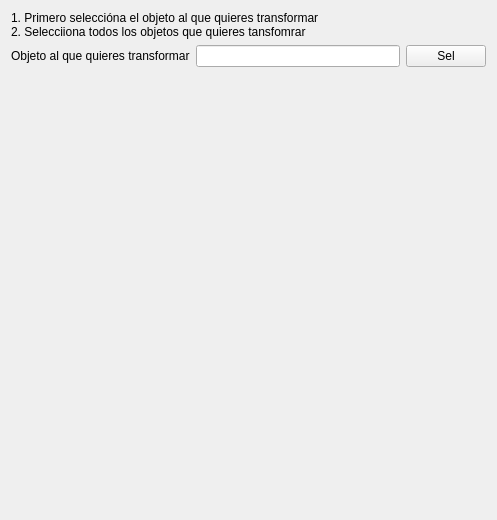
<?xml version="1.0" encoding="UTF-8"?>
<ui version="4.0">
 <class>Form</class>
 <widget class="QWidget" name="Form">
  <property name="geometry">
   <rect>
    <x>0</x>
    <y>0</y>
    <width>497</width>
    <height>520</height>
   </rect>
  </property>
  <property name="windowTitle">
   <string>Convertir a...</string>
  </property>
  <layout class="QGridLayout" name="gridLayout">
   <item row="1" column="2">
    <widget class="QPushButton" name="buttonTo">
     <property name="text">
      <string>Sel</string>
     </property>
    </widget>
   </item>
   <item row="0" column="0" colspan="3">
    <widget class="QLabel" name="label_3">
     <property name="text">
      <string>1. Primero seleccióna el objeto al que quieres transformar
2. Selecciiona todos los objetos que quieres tansfomrar</string>
     </property>
    </widget>
   </item>
   <item row="4" column="1">
    <spacer name="verticalSpacer">
     <property name="orientation">
      <enum>Qt::Vertical</enum>
     </property>
     <property name="sizeHint" stdset="0">
      <size>
       <width>20</width>
       <height>40</height>
      </size>
     </property>
    </spacer>
   </item>
   <item row="1" column="0">
    <widget class="QLabel" name="label">
     <property name="text">
      <string>Objeto al que quieres transformar</string>
     </property>
    </widget>
   </item>
   <item row="1" column="1">
    <widget class="QLineEdit" name="editTo"/>
   </item>
  </layout>
 </widget>
 <resources/>
 <connections/>
</ui>
